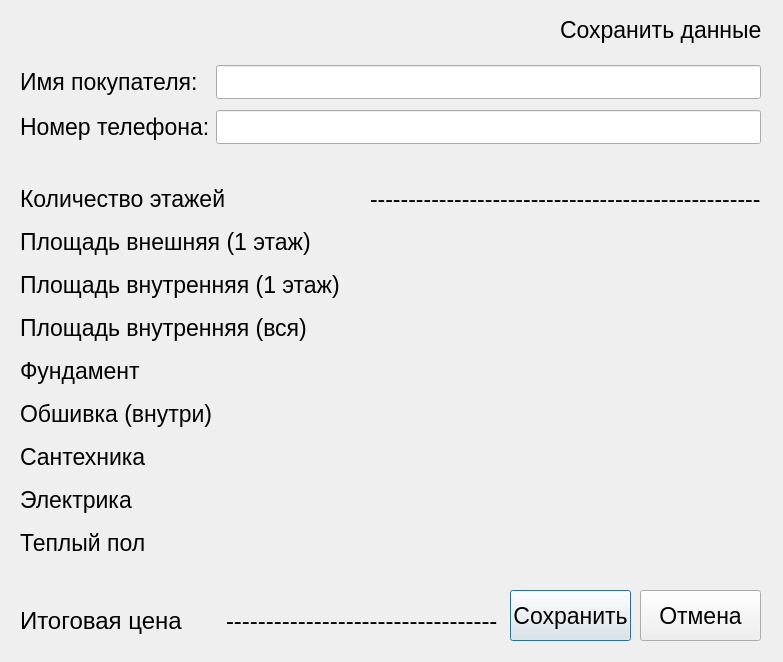
<?xml version="1.0" encoding="UTF-8"?>
<ui version="4.0">
 <class>save_data_window</class>
 <widget class="QDialog" name="save_data_window">
  <property name="geometry">
   <rect>
    <x>0</x>
    <y>0</y>
    <width>783</width>
    <height>662</height>
   </rect>
  </property>
  <property name="windowTitle">
   <string>Dialog</string>
  </property>
  <widget class="QWidget" name="gridLayoutWidget">
   <property name="geometry">
    <rect>
     <x>20</x>
     <y>60</y>
     <width>741</width>
     <height>91</height>
    </rect>
   </property>
   <layout class="QGridLayout" name="gridLayout">
    <item row="1" column="0">
     <widget class="QLabel" name="label_phone">
      <property name="font">
       <font>
        <pointsize>17</pointsize>
       </font>
      </property>
      <property name="text">
       <string>Номер телефона:</string>
      </property>
     </widget>
    </item>
    <item row="1" column="1">
     <widget class="QLineEdit" name="lineEdit_phone">
      <property name="font">
       <font>
        <pointsize>17</pointsize>
       </font>
      </property>
     </widget>
    </item>
    <item row="0" column="0">
     <widget class="QLabel" name="label_name">
      <property name="font">
       <font>
        <pointsize>17</pointsize>
       </font>
      </property>
      <property name="text">
       <string>Имя покупателя:</string>
      </property>
     </widget>
    </item>
    <item row="0" column="1">
     <widget class="QLineEdit" name="lineEdit_name">
      <property name="font">
       <font>
        <pointsize>17</pointsize>
       </font>
      </property>
     </widget>
    </item>
   </layout>
  </widget>
  <widget class="QWidget" name="gridLayoutWidget_2">
   <property name="geometry">
    <rect>
     <x>20</x>
     <y>180</y>
     <width>741</width>
     <height>381</height>
    </rect>
   </property>
   <layout class="QGridLayout" name="gridLayout_2">
    <item row="2" column="0">
     <widget class="QLabel" name="label_S_in_1f_1">
      <property name="font">
       <font>
        <pointsize>17</pointsize>
       </font>
      </property>
      <property name="text">
       <string>Площадь внутренняя (1 этаж)</string>
      </property>
     </widget>
    </item>
    <item row="4" column="0">
     <widget class="QLabel" name="label_found_1">
      <property name="font">
       <font>
        <pointsize>17</pointsize>
       </font>
      </property>
      <property name="text">
       <string>Фундамент</string>
      </property>
     </widget>
    </item>
    <item row="1" column="0">
     <widget class="QLabel" name="label_S_out_1f_1">
      <property name="font">
       <font>
        <pointsize>17</pointsize>
       </font>
      </property>
      <property name="text">
       <string>Площадь внешняя (1 этаж)</string>
      </property>
     </widget>
    </item>
    <item row="2" column="1">
     <widget class="QLabel" name="label_S_in_1f_2">
      <property name="font">
       <font>
        <pointsize>17</pointsize>
       </font>
      </property>
      <property name="text">
       <string/>
      </property>
     </widget>
    </item>
    <item row="0" column="0">
     <widget class="QLabel" name="label_amount_floor_1">
      <property name="font">
       <font>
        <pointsize>17</pointsize>
       </font>
      </property>
      <property name="text">
       <string>Количество этажей</string>
      </property>
     </widget>
    </item>
    <item row="1" column="1">
     <widget class="QLabel" name="label_S_out_1f_2">
      <property name="font">
       <font>
        <pointsize>17</pointsize>
       </font>
      </property>
      <property name="text">
       <string/>
      </property>
     </widget>
    </item>
    <item row="7" column="0">
     <widget class="QLabel" name="label_electrics_1">
      <property name="font">
       <font>
        <pointsize>17</pointsize>
       </font>
      </property>
      <property name="text">
       <string>Электрика</string>
      </property>
     </widget>
    </item>
    <item row="3" column="0">
     <widget class="QLabel" name="label_S_in_all_1">
      <property name="font">
       <font>
        <pointsize>17</pointsize>
       </font>
      </property>
      <property name="text">
       <string>Площадь внутренняя (вся)</string>
      </property>
     </widget>
    </item>
    <item row="5" column="0">
     <widget class="QLabel" name="label_sheathing_1">
      <property name="font">
       <font>
        <pointsize>17</pointsize>
       </font>
      </property>
      <property name="text">
       <string>Обшивка (внутри)</string>
      </property>
     </widget>
    </item>
    <item row="0" column="1">
     <widget class="QLabel" name="label_amount_floor_2">
      <property name="font">
       <font>
        <pointsize>17</pointsize>
       </font>
      </property>
      <property name="text">
       <string>---------------------------------------------------</string>
      </property>
     </widget>
    </item>
    <item row="3" column="1">
     <widget class="QLabel" name="label_S_in_all_2">
      <property name="font">
       <font>
        <pointsize>17</pointsize>
       </font>
      </property>
      <property name="text">
       <string/>
      </property>
     </widget>
    </item>
    <item row="6" column="0">
     <widget class="QLabel" name="label_plumbing_1">
      <property name="font">
       <font>
        <pointsize>17</pointsize>
       </font>
      </property>
      <property name="text">
       <string>Сантехника</string>
      </property>
     </widget>
    </item>
    <item row="8" column="0">
     <widget class="QLabel" name="label_hot_floor_1">
      <property name="font">
       <font>
        <pointsize>17</pointsize>
       </font>
      </property>
      <property name="text">
       <string>Теплый пол</string>
      </property>
     </widget>
    </item>
    <item row="4" column="1">
     <widget class="QLabel" name="label_found_2">
      <property name="font">
       <font>
        <pointsize>17</pointsize>
       </font>
      </property>
      <property name="text">
       <string/>
      </property>
     </widget>
    </item>
    <item row="5" column="1">
     <widget class="QLabel" name="label_sheathing_2">
      <property name="font">
       <font>
        <pointsize>17</pointsize>
       </font>
      </property>
      <property name="text">
       <string/>
      </property>
     </widget>
    </item>
    <item row="6" column="1">
     <widget class="QLabel" name="label_plumbing_2">
      <property name="font">
       <font>
        <pointsize>17</pointsize>
       </font>
      </property>
      <property name="text">
       <string/>
      </property>
     </widget>
    </item>
    <item row="7" column="1">
     <widget class="QLabel" name="label_electrics_2">
      <property name="font">
       <font>
        <pointsize>17</pointsize>
       </font>
      </property>
      <property name="text">
       <string/>
      </property>
     </widget>
    </item>
    <item row="8" column="1">
     <widget class="QLabel" name="label_hot_floor_2">
      <property name="font">
       <font>
        <pointsize>17</pointsize>
       </font>
      </property>
      <property name="text">
       <string/>
      </property>
     </widget>
    </item>
   </layout>
  </widget>
  <widget class="QWidget" name="horizontalLayoutWidget">
   <property name="geometry">
    <rect>
     <x>20</x>
     <y>600</y>
     <width>478</width>
     <height>41</height>
    </rect>
   </property>
   <property name="font">
    <font>
     <pointsize>18</pointsize>
    </font>
   </property>
   <layout class="QHBoxLayout" name="horizontalLayout">
    <item>
     <widget class="QLabel" name="label_result_1">
      <property name="font">
       <font>
        <pointsize>18</pointsize>
       </font>
      </property>
      <property name="text">
       <string>Итоговая цена</string>
      </property>
     </widget>
    </item>
    <item>
     <widget class="QLabel" name="label_result_2">
      <property name="font">
       <font>
        <pointsize>18</pointsize>
       </font>
      </property>
      <property name="text">
       <string>----------------------------------</string>
      </property>
     </widget>
    </item>
   </layout>
  </widget>
  <widget class="QPushButton" name="pushButton_save">
   <property name="geometry">
    <rect>
     <x>510</x>
     <y>590</y>
     <width>121</width>
     <height>51</height>
    </rect>
   </property>
   <property name="font">
    <font>
     <pointsize>17</pointsize>
    </font>
   </property>
   <property name="text">
    <string>Сохранить</string>
   </property>
  </widget>
  <widget class="QPushButton" name="pushButton_cansel">
   <property name="geometry">
    <rect>
     <x>640</x>
     <y>590</y>
     <width>121</width>
     <height>51</height>
    </rect>
   </property>
   <property name="font">
    <font>
     <pointsize>17</pointsize>
    </font>
   </property>
   <property name="text">
    <string>Отмена</string>
   </property>
  </widget>
  <widget class="QLabel" name="label_title">
   <property name="geometry">
    <rect>
     <x>560</x>
     <y>10</y>
     <width>201</width>
     <height>39</height>
    </rect>
   </property>
   <property name="font">
    <font>
     <pointsize>17</pointsize>
    </font>
   </property>
   <property name="text">
    <string>Сохранить данные</string>
   </property>
  </widget>
 </widget>
 <resources/>
 <connections/>
</ui>
